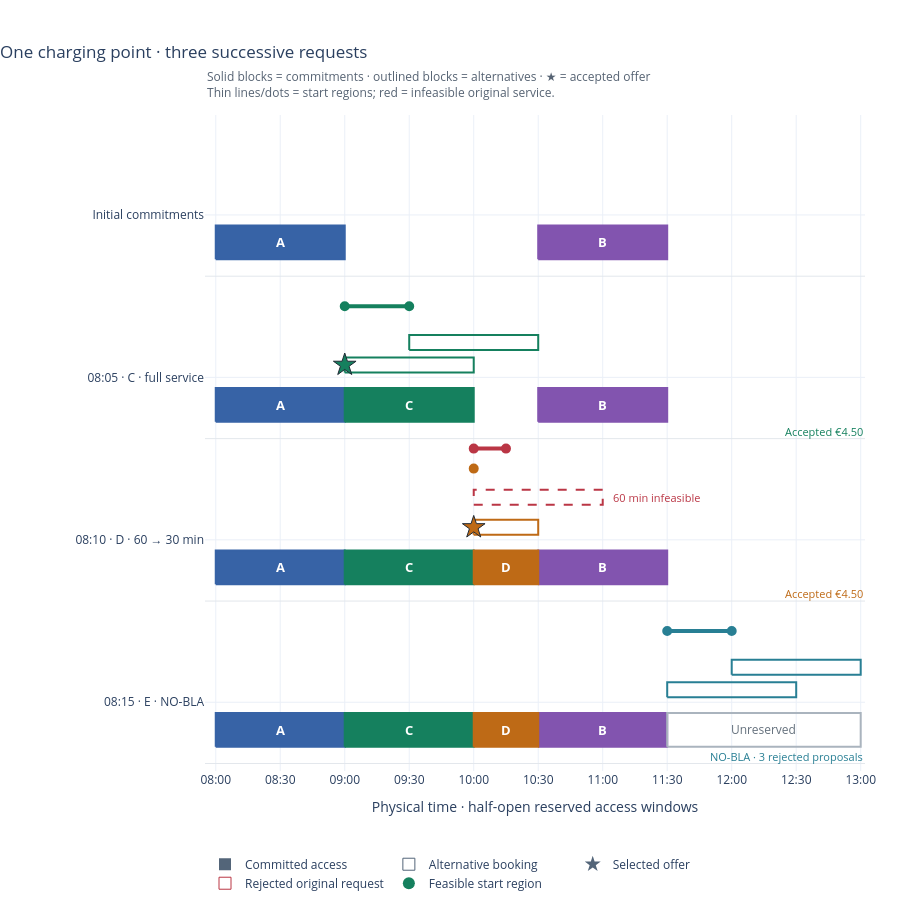

Notebook code for this chart:
### Markdown cell above
## Timeline and bargaining rounds

- Four rows share one physical-time axis. Thin lines/dots are **start regions**; rectangles span **reserved duration**.
- Red shows D's rejected original start region and its earliest 60-minute window; the green/orange alternatives use the readmitted duration.
- E's outlines remain alternatives. Unreserved time after 11:30 remains free despite feasible offers extending to 13:00.

### Code cell
figure = plot_charging_morning(INITIAL, attempts, NAMES)
display_timeline(figure)

### Figure 1 — Plotly figure (JSON) as saved in the notebook; plotly's stock layout.template omitted (floating-point values rounded to 4 significant figures)
{"data": [{"fill": "toself", "fillcolor": "#3763A6", "hoveron": "fills", "hovertemplate": "Unconditional reserved access<br>[08:00,09:00)<br>Client A<extra></extra>", "line": {"color": "#3763A6", "dash": "solid", "width": 2}, "meta": {"client": 1, "interval": "[08:00,09:00)", "kind": "commitment", "lower": "480", "row": 0, "upper": "540"}, "mode": "lines", "showlegend": false, "type": "scatter", "x": [480.0, 540.0, 540.0, 480.0, 480.0], "y": [3.545, 3.545, 3.815, 3.815, 3.545]}, {"fill": "toself", "fillcolor": "#8254AF", "hoveron": "fills", "hovertemplate": "Unconditional reserved access<br>[10:30,11:30)<br>Client B<extra></extra>", "line": {"color": "#8254AF", "dash": "solid", "width": 2}, "meta": {"client": 2, "interval": "[10:30,11:30)", "kind": "commitment", "lower": "630", "row": 0, "upper": "690"}, "mode": "lines", "showlegend": false, "type": "scatter", "x": [630.0, 690.0, 690.0, 630.0, 630.0], "y": [3.545, 3.545, 3.815, 3.815, 3.545]}, {"fill": "toself", "fillcolor": "#3763A6", "hoveron": "fills", "hovertemplate": "Unconditional reserved access<br>[08:00,09:00)<br>Client A<extra></extra>", "line": {"color": "#3763A6", "dash": "solid", "width": 2}, "meta": {"client": 1, "interval": "[08:00,09:00)", "kind": "commitment", "lower": "480", "row": 1, "upper": "540"}, "mode": "lines", "showlegend": false, "type": "scatter", "x": [480.0, 540.0, 540.0, 480.0, 480.0], "y": [2.245, 2.245, 2.515, 2.515, 2.245]}, {"fill": "toself", "fillcolor": "#8254AF", "hoveron": "fills", "hovertemplate": "Unconditional reserved access<br>[10:30,11:30)<br>Client B<extra></extra>", "line": {"color": "#8254AF", "dash": "solid", "width": 2}, "meta": {"client": 2, "interval": "[10:30,11:30)", "kind": "commitment", "lower": "630", "row": 1, "upper": "690"}, "mode": "lines", "showlegend": false, "type": "scatter", "x": [630.0, 690.0, 690.0, 630.0, 630.0], "y": [2.245, 2.245, 2.515, 2.515, 2.245]}, {"fill": "toself", "fillcolor": "#15805E", "hoveron": "fills", "hovertemplate": "Unconditional reserved access<br>[09:00,10:00)<br>Client C<extra></extra>", "line": {"color": "#15805E", "dash": "solid", "width": 2}, "meta": {"client": 3, "interval": "[09:00,10:00)", "kind": "commitment", "lower": "540", "row": 1, "upper": "600"}, "mode": "lines", "showlegend": false, "type": "scatter", "x": [540.0, 600.0, 600.0, 540.0, 540.0], "y": [2.245, 2.245, 2.515, 2.515, 2.245]}, {"hovertemplate": "Feasible starts<br>[09:00,09:30]<extra></extra>", "line": {"color": "#15805E", "width": 4}, "marker": {"color": ["#15805E", "#15805E"], "line": {"color": "#15805E", "width": 2}, "size": 8, "symbol": "circle"}, "meta": {"client": 3, "interval": "[09:00,09:30]", "kind": "feasible_starts", "left_closed": true, "lower": "540", "right_closed": true, "row": 1, "upper": "570"}, "mode": "lines+markers", "showlegend": false, "type": "scatter", "x": [540.0, 570.0], "y": [3.17, 3.17]}, {"fill": "toself", "fillcolor": "rgba(255,255,255,0)", "hoveron": "fills", "hovertemplate": "Alternative access booking<br>[09:00,10:00)<br>Client C<extra></extra>", "line": {"color": "#15805E", "dash": "solid", "width": 2}, "meta": {"accepted": true, "client": 3, "interval": "[09:00,10:00)", "kind": "candidate", "lower": "540", "row": 1, "upper": "600"}, "mode": "lines", "showlegend": false, "type": "scatter", "x": [540.0, 600.0, 600.0, 540.0, 540.0], "y": [2.64, 2.64, 2.76, 2.76, 2.64]}, {"hovertemplate": "Accepted C · €9/2<br>[09:00,10:00)<extra></extra>", "marker": {"color": "#15805E", "line": {"color": "#202A35", "width": 1}, "size": 17, "symbol": "star"}, "meta": {"client": 3, "interval": "[09:00,10:00)", "kind": "selected", "price": "9/2", "row": 1}, "mode": "markers", "showlegend": false, "type": "scatter", "x": [540.0], "y": [2.7]}, {"fill": "toself", "fillcolor": "rgba(255,255,255,0)", "hoveron": "fills", "hovertemplate": "Alternative access booking<br>[09:30,10:30)<br>Client C<extra></extra>", "line": {"color": "#15805E", "dash": "solid", "width": 2}, "meta": {"accepted": false, "client": 3, "interval": "[09:30,10:30)", "kind": "candidate", "lower": "570", "row": 1, "upper": "630"}, "mode": "lines", "showlegend": false, "type": "scatter", "x": [570.0, 630.0, 630.0, 570.0, 570.0], "y": [2.82, 2.82, 2.94, 2.94, 2.82]}, {"fill": "toself", "fillcolor": "#3763A6", "hoveron": "fills", "hovertemplate": "Unconditional reserved access<br>[08:00,09:00)<br>Client A<extra></extra>", "line": {"color": "#3763A6", "dash": "solid", "width": 2}, "meta": {"client": 1, "interval": "[08:00,09:00)", "kind": "commitment", "lower": "480", "row": 2, "upper": "540"}, "mode": "lines", "showlegend": false, "type": "scatter", "x": [480.0, 540.0, 540.0, 480.0, 480.0], "y": [0.945, 0.945, 1.215, 1.215, 0.945]}, {"fill": "toself", "fillcolor": "#8254AF", "hoveron": "fills", "hovertemplate": "Unconditional reserved access<br>[10:30,11:30)<br>Client B<extra></extra>", "line": {"color": "#8254AF", "dash": "solid", "width": 2}, "meta": {"client": 2, "interval": "[10:30,11:30)", "kind": "commitment", "lower": "630", "row": 2, "upper": "690"}, "mode": "lines", "showlegend": false, "type": "scatter", "x": [630.0, 690.0, 690.0, 630.0, 630.0], "y": [0.945, 0.945, 1.215, 1.215, 0.945]}, {"fill": "toself", "fillcolor": "#15805E", "hoveron": "fills", "hovertemplate": "Unconditional reserved access<br>[09:00,10:00)<br>Client C<extra></extra>", "line": {"color": "#15805E", "dash": "solid", "width": 2}, "meta": {"client": 3, "interval": "[09:00,10:00)", "kind": "commitment", "lower": "540", "row": 2, "upper": "600"}, "mode": "lines", "showlegend": false, "type": "scatter", "x": [540.0, 600.0, 600.0, 540.0, 540.0], "y": [0.945, 0.945, 1.215, 1.215, 0.945]}, {"fill": "toself", "fillcolor": "#BE6A16", "hoveron": "fills", "hovertemplate": "Unconditional reserved access<br>[10:00,10:30)<br>Client D<extra></extra>", "line": {"color": "#BE6A16", "dash": "solid", "width": 2}, "meta": {"client": 4, "interval": "[10:00,10:30)", "kind": "commitment", "lower": "600", "row": 2, "upper": "630"}, "mode": "lines", "showlegend": false, "type": "scatter", "x": [600.0, 630.0, 630.0, 600.0, 600.0], "y": [0.945, 0.945, 1.215, 1.215, 0.945]}, {"hovertemplate": "Feasible starts<br>{10:00}<extra></extra>", "line": {"color": "#BE6A16", "width": 4}, "marker": {"color": ["#BE6A16"], "line": {"color": "#BE6A16", "width": 2}, "size": 8, "symbol": "circle"}, "meta": {"client": 4, "interval": "{10:00}", "kind": "feasible_starts", "left_closed": true, "lower": "600", "right_closed": true, "row": 2, "upper": "600"}, "mode": "lines+markers", "showlegend": false, "type": "scatter", "x": [600.0], "y": [1.87]}, {"fill": "toself", "fillcolor": "rgba(255,255,255,0)", "hoveron": "fills", "hovertemplate": "Alternative access booking<br>[10:00,10:30)<br>Client D<extra></extra>", "line": {"color": "#BE6A16", "dash": "solid", "width": 2}, "meta": {"accepted": true, "client": 4, "interval": "[10:00,10:30)", "kind": "candidate", "lower": "600", "row": 2, "upper": "630"}, "mode": "lines", "showlegend": false, "type": "scatter", "x": [600.0, 630.0, 630.0, 600.0, 600.0], "y": [1.34, 1.34, 1.46, 1.46, 1.34]}, {"hovertemplate": "Accepted D · €9/2<br>[10:00,10:30)<extra></extra>", "marker": {"color": "#BE6A16", "line": {"color": "#202A35", "width": 1}, "size": 17, "symbol": "star"}, "meta": {"client": 4, "interval": "[10:00,10:30)", "kind": "selected", "price": "9/2", "row": 2}, "mode": "markers", "showlegend": false, "type": "scatter", "x": [600.0], "y": [1.4]}, {"hovertemplate": "Original 60-minute request: infeasible<br>[10:00,10:15]<extra></extra>", "line": {"color": "#BA3645", "width": 4}, "marker": {"color": ["#BA3645", "#BA3645"], "line": {"color": "#BA3645", "width": 2}, "size": 8, "symbol": "circle"}, "meta": {"client": 4, "interval": "[10:00,10:15]", "kind": "rejected_starts", "left_closed": true, "lower": "600", "right_closed": true, "row": 2, "upper": "615"}, "mode": "lines+markers", "showlegend": false, "type": "scatter", "x": [600.0, 615.0], "y": [2.03, 2.03]}, {"fill": "toself", "fillcolor": "rgba(255,255,255,0)", "hoveron": "fills", "hovertemplate": "Rejected 60-minute request (earliest start)<br>[10:00,11:00)<br>Client D<extra></extra>", "line": {"color": "#BA3645", "dash": "dash", "width": 2}, "meta": {"client": 4, "duration": "60", "interval": "[10:00,11:00)", "kind": "rejected_request", "lower": "600", "requested_starts": "[10:00,10:15]", "row": 2, "upper": "660"}, "mode": "lines", "showlegend": false, "type": "scatter", "x": [600.0, 660.0, 660.0, 600.0, 600.0], "y": [1.58, 1.58, 1.7, 1.7, 1.58]}, {"fill": "toself", "fillcolor": "#3763A6", "hoveron": "fills", "hovertemplate": "Unconditional reserved access<br>[08:00,09:00)<br>Client A<extra></extra>", "line": {"color": "#3763A6", "dash": "solid", "width": 2}, "meta": {"client": 1, "interval": "[08:00,09:00)", "kind": "commitment", "lower": "480", "row": 3, "upper": "540"}, "mode": "lines", "showlegend": false, "type": "scatter", "x": [480.0, 540.0, 540.0, 480.0, 480.0], "y": [-0.355, -0.355, -0.085, -0.085, -0.355]}, {"fill": "toself", "fillcolor": "#8254AF", "hoveron": "fills", "hovertemplate": "Unconditional reserved access<br>[10:30,11:30)<br>Client B<extra></extra>", "line": {"color": "#8254AF", "dash": "solid", "width": 2}, "meta": {"client": 2, "interval": "[10:30,11:30)", "kind": "commitment", "lower": "630", "row": 3, "upper": "690"}, "mode": "lines", "showlegend": false, "type": "scatter", "x": [630.0, 690.0, 690.0, 630.0, 630.0], "y": [-0.355, -0.355, -0.085, -0.085, -0.355]}, {"fill": "toself", "fillcolor": "#15805E", "hoveron": "fills", "hovertemplate": "Unconditional reserved access<br>[09:00,10:00)<br>Client C<extra></extra>", "line": {"color": "#15805E", "dash": "solid", "width": 2}, "meta": {"client": 3, "interval": "[09:00,10:00)", "kind": "commitment", "lower": "540", "row": 3, "upper": "600"}, "mode": "lines", "showlegend": false, "type": "scatter", "x": [540.0, 600.0, 600.0, 540.0, 540.0], "y": [-0.355, -0.355, -0.085, -0.085, -0.355]}, {"fill": "toself", "fillcolor": "#BE6A16", "hoveron": "fills", "hovertemplate": "Unconditional reserved access<br>[10:00,10:30)<br>Client D<extra></extra>", "line": {"color": "#BE6A16", "dash": "solid", "width": 2}, "meta": {"client": 4, "interval": "[10:00,10:30)", "kind": "commitment", "lower": "600", "row": 3, "upper": "630"}, "mode": "lines", "showlegend": false, "type": "scatter", "x": [600.0, 630.0, 630.0, 600.0, 600.0], "y": [-0.355, -0.355, -0.085, -0.085, -0.355]}, {"hovertemplate": "Feasible starts<br>[11:30,12:00]<extra></extra>", "line": {"color": "#287F94", "width": 4}, "marker": {"color": ["#287F94", "#287F94"], "line": {"color": "#287F94", "width": 2}, "size": 8, "symbol": "circle"}, "meta": {"client": 5, "interval": "[11:30,12:00]", "kind": "feasible_starts", "left_closed": true, "lower": "690", "right_closed": true, "row": 3, "upper": "720"}, "mode": "lines+markers", "showlegend": false, "type": "scatter", "x": [690.0, 720.0], "y": [0.57, 0.57]}, {"fill": "toself", "fillcolor": "rgba(255,255,255,0)", "hoveron": "fills", "hovertemplate": "Alternative access booking<br>[11:30,12:30)<br>Client E<extra></extra>", "line": {"color": "#287F94", "dash": "solid", "width": 2}, "meta": {"accepted": false, "client": 5, "interval": "[11:30,12:30)", "kind": "candidate", "lower": "690", "row": 3, "upper": "750"}, "mode": "lines", "showlegend": false, "type": "scatter", "x": [690.0, 750.0, 750.0, 690.0, 690.0], "y": [0.04, 0.04, 0.16, 0.16, 0.04]}, {"fill": "toself", "fillcolor": "rgba(255,255,255,0)", "hoveron": "fills", "hovertemplate": "Alternative access booking<br>[12:00,13:00)<br>Client E<extra></extra>", "line": {"color": "#287F94", "dash": "solid", "width": 2}, "meta": {"accepted": false, "client": 5, "interval": "[12:00,13:00)", "kind": "candidate", "lower": "720", "row": 3, "upper": "780"}, "mode": "lines", "showlegend": false, "type": "scatter", "x": [720.0, 780.0, 780.0, 720.0, 720.0], "y": [0.22, 0.22, 0.34, 0.34, 0.22]}, {"fill": "toself", "fillcolor": "rgba(255,255,255,0)", "hoveron": "fills", "hovertemplate": "Unreserved time<br>[11:30,13:00)<extra></extra>", "line": {"color": "#AAB4BE", "dash": "solid", "width": 2}, "meta": {"client": null, "interval": "[11:30,13:00)", "kind": "unreserved", "lower": "690", "row": 3, "upper": "780"}, "mode": "lines", "showlegend": false, "type": "scatter", "x": [690.0, 780.0, 780.0, 690.0, 690.0], "y": [-0.355, -0.355, -0.085, -0.085, -0.355]}, {"hoverinfo": "skip", "marker": {"color": "#536579", "size": 12, "symbol": "square"}, "meta": {"kind": "legend"}, "mode": "markers", "name": "Committed access", "type": "scatter", "x": [null], "y": [null]}, {"hoverinfo": "skip", "marker": {"color": "#536579", "size": 12, "symbol": "square-open"}, "meta": {"kind": "legend"}, "mode": "markers", "name": "Alternative booking", "type": "scatter", "x": [null], "y": [null]}, {"hoverinfo": "skip", "marker": {"color": "#536579", "size": 12, "symbol": "star"}, "meta": {"kind": "legend"}, "mode": "markers", "name": "Selected offer", "type": "scatter", "x": [null], "y": [null]}, {"hoverinfo": "skip", "marker": {"color": "#BA3645", "size": 12, "symbol": "square-open"}, "meta": {"kind": "legend"}, "mode": "markers", "name": "Rejected original request", "type": "scatter", "x": [null], "y": [null]}, {"hoverinfo": "skip", "marker": {"color": "#15805E", "size": 12, "symbol": "circle"}, "meta": {"kind": "legend"}, "mode": "markers", "name": "Feasible start region", "type": "scatter", "x": [null], "y": [null]}], "layout": {"annotations": [{"font": {"color": "white", "size": 13}, "showarrow": false, "text": "<b>A</b>", "x": 510.0, "y": 3.68}, {"font": {"color": "white", "size": 13}, "showarrow": false, "text": "<b>B</b>", "x": 660.0, "y": 3.68}, {"font": {"color": "white", "size": 13}, "showarrow": false, "text": "<b>A</b>", "x": 510.0, "y": 2.38}, {"font": {"color": "white", "size": 13}, "showarrow": false, "text": "<b>B</b>", "x": 660.0, "y": 2.38}, {"font": {"color": "white", "size": 13}, "showarrow": false, "text": "<b>C</b>", "x": 570.0, "y": 2.38}, {"font": {"color": "#15805E", "size": 11}, "showarrow": false, "text": "Accepted €4.50", "x": 1, "xanchor": "right", "xref": "paper", "y": 2.17}, {"font": {"color": "white", "size": 13}, "showarrow": false, "text": "<b>A</b>", "x": 510.0, "y": 1.08}, {"font": {"color": "white", "size": 13}, "showarrow": false, "text": "<b>B</b>", "x": 660.0, "y": 1.08}, {"font": {"color": "white", "size": 13}, "showarrow": false, "text": "<b>C</b>", "x": 570.0, "y": 1.08}, {"font": {"color": "white", "size": 13}, "showarrow": false, "text": "<b>D</b>", "x": 615.0, "y": 1.08}, {"font": {"color": "#BA3645", "size": 11}, "showarrow": false, "text": "60 min infeasible", "x": 660.0, "xanchor": "left", "xshift": 8, "y": 1.64}, {"font": {"color": "#BE6A16", "size": 11}, "showarrow": false, "text": "Accepted €4.50", "x": 1, "xanchor": "right", "xref": "paper", "y": 0.87}, {"font": {"color": "white", "size": 13}, "showarrow": false, "text": "<b>A</b>", "x": 510.0, "y": -0.22}, {"font": {"color": "white", "size": 13}, "showarrow": false, "text": "<b>B</b>", "x": 660.0, "y": -0.22}, {"font": {"color": "white", "size": 13}, "showarrow": false, "text": "<b>C</b>", "x": 570.0, "y": -0.22}, {"font": {"color": "white", "size": 13}, "showarrow": false, "text": "<b>D</b>", "x": 615.0, "y": -0.22}, {"font": {"color": "#287F94", "size": 11}, "showarrow": false, "text": "NO-BLA · 3 rejected proposals", "x": 1, "xanchor": "right", "xref": "paper", "y": -0.43}, {"font": {"color": "#65717D", "size": 12}, "showarrow": false, "text": "Unreserved", "x": 735.0, "y": -0.22}, {"align": "left", "font": {"color": "#566373", "size": 12}, "showarrow": false, "text": "Solid blocks = commitments · outlined blocks = alternatives · ★ = accepted offer<br>Thin lines/dots = start regions; red = infeasible original service.", "x": 0, "xanchor": "left", "xref": "paper", "y": 1.075, "yref": "paper"}], "height": 910, "hovermode": "closest", "legend": {"orientation": "h", "x": 0, "y": -0.12}, "margin": {"b": 115, "l": 205, "r": 35, "t": 115}, "meta": {"final_schedule": [{"client": 1, "interval": "[08:00,09:00)"}, {"client": 3, "interval": "[09:00,10:00)"}, {"client": 4, "interval": "[10:00,10:30)"}, {"client": 2, "interval": "[10:30,11:30)"}], "kind": "charging_morning", "rows": 4}, "shapes": [{"line": {"color": "#E3E7EC", "width": 1}, "type": "line", "x0": 0, "x1": 1, "xref": "x domain", "y0": 3.41, "y1": 3.41, "yref": "y"}, {"line": {"color": "#E3E7EC", "width": 1}, "type": "line", "x0": 0, "x1": 1, "xref": "x domain", "y0": 2.11, "y1": 2.11, "yref": "y"}, {"line": {"color": "#E3E7EC", "width": 1}, "type": "line", "x0": 0, "x1": 1, "xref": "x domain", "y0": 0.81, "y1": 0.81, "yref": "y"}, {"line": {"color": "#E3E7EC", "width": 1}, "type": "line", "x0": 0, "x1": 1, "xref": "x domain", "y0": -0.49, "y1": -0.49, "yref": "y"}], "title": {"text": "One charging point · three successive requests", "x": 0}, "xaxis": {"dtick": 30, "range": [475, 782], "ticktext": ["08:00", "08:30", "09:00", "09:30", "10:00", "10:30", "11:00", "11:30", "12:00", "12:30", "13:00"], "tickvals": [480, 510, 540, 570, 600, 630, 660, 690, 720, 750, 780], "title": {"text": "Physical time · half-open reserved access windows"}}, "yaxis": {"fixedrange": true, "range": [-0.55, 4.7], "ticktext": ["Initial commitments", "08:05 · C · full service", "08:10 · D · 60 → 30 min", "08:15 · E · NO-BLA"], "tickvals": [3.9, 2.6, 1.3, 0.0], "zeroline": false}}}
